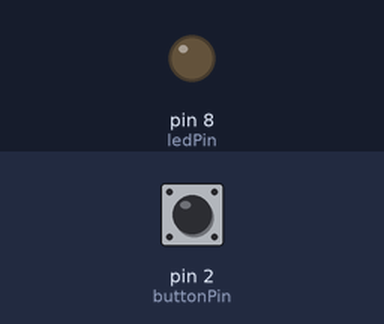
Recording of a sketch running on a simulated Arduino Uno, built with avr-gcc and run on an emulated ATmega328P. On the bench: output pins drawn as LEDs (lit = HIGH). Dashed ring = blinking. The inputs (shaded band) are chosen by the test bench; at power-on: pin 2 (buttonPin) HIGH.

Above: at 1.2 s.
1.3 s: pin 2 (buttonPin) pulled LOW for 0.15 s
At 1.7 s:
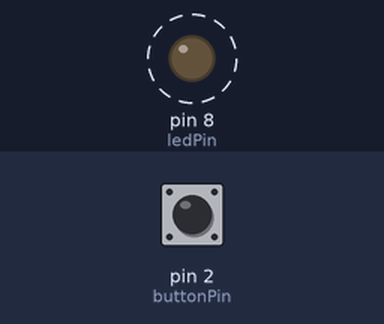
4.4 s: pin 2 (buttonPin) pulled LOW for 1 s
At 7.2 s:
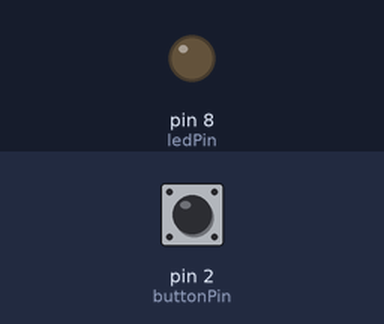
7.4 s: pin 2 (buttonPin) pulled LOW for 3.2 s
At 7.8 s:
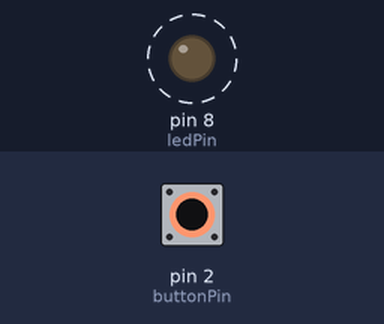
Timing chart, 0 to 13.9 s (numbered marks = the images above; inputs shaded):
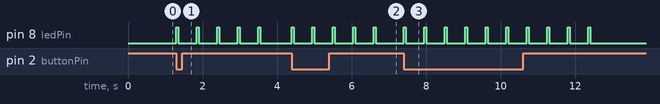

Measured:
- after the input at 1.3 s, pin 8 (ledPin): alternates HIGH for 0.05 s and LOW for 0.50 s, starting at once
- after the input at 4.4 s, pin 8 (ledPin): alternates HIGH for 0.05 s and LOW for 0.50 s, starting at once
- after the input at 7.4 s, pin 8 (ledPin): alternates HIGH for 0.05 s and LOW for 0.50 s, 20 changes in all, then stays LOW, starting at once

The sketch:

7a_Functies.ino
```cpp
// Een Functie gebruiken

int buttonPin = 2;     // the number of the pushbutton pin
int ledPin =  8;       // the number of the LED pin
int buttonState = 1;  // variable for reading the pushbutton status

void setup() {
  pinMode(ledPin, OUTPUT);
  pinMode(buttonPin, INPUT_PULLUP);
}

void loop() {
  buttonState = digitalRead(buttonPin);
  if (buttonState == LOW) ledknipper();
}

void ledknipper() {
  for (int i = 1; i <= 5; i++) {
    digitalWrite(ledPin, HIGH);   // turn the LED on
    delay(50);                  // wait
    digitalWrite(ledPin, LOW);    // turn the LED off
    delay(500);                  // wait
  }
}
```
